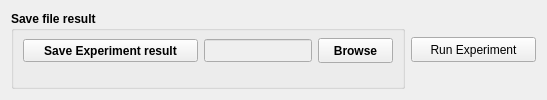
              <widget class="QWidget" name="page">
               <layout class="QHBoxLayout" name="horizontalLayout">
                <item>
                 <widget class="QGroupBox" name="gBoxSaveDataset_2">
                  <property name="minimumSize">
                   <size>
                    <width>0</width>
                    <height>60</height>
                   </size>
                  </property>
                  <property name="font">
                   <font>
                    <weight>75</weight>
                    <bold>true</bold>
                   </font>
                  </property>
                  <property name="title">
                   <string>Save file result</string>
                  </property>
                  <layout class="QGridLayout" name="gridLayout_5">
                   <property name="topMargin">
                    <number>0</number>
                   </property>
                   <property name="bottomMargin">
                    <number>16</number>
                   </property>
                   <item row="0" column="0">
                    <widget class="QPushButton" name="pButtonSaveResult">
                     <property name="minimumSize">
                      <size>
                       <width>175</width>
                       <height>23</height>
                      </size>
                     </property>
                     <property name="maximumSize">
                      <size>
                       <width>175</width>
                       <height>16777215</height>
                      </size>
                     </property>
                     <property name="font">
                      <font>
                       <italic>false</italic>
                      </font>
                     </property>
                     <property name="layoutDirection">
                      <enum>Qt::LeftToRight</enum>
                     </property>
                     <property name="text">
                      <string>Save Experiment result</string>
                     </property>
                    </widget>
                   </item>
                   <item row="0" column="2">
                    <widget class="QPushButton" name="pButtonBrowseSaveResult">
                     <property name="minimumSize">
                      <size>
                       <width>75</width>
                       <height>25</height>
                      </size>
                     </property>
                     <property name="maximumSize">
                      <size>
                       <width>75</width>
                       <height>25</height>
                      </size>
                     </property>
                     <property name="text">
                      <string>Browse</string>
                     </property>
                    </widget>
                   </item>
                   <item row="0" column="1">
                    <widget class="QLineEdit" name="lEditSaveResult">
                     <property name="enabled">
                      <bool>false</bool>
                     </property>
                     <property name="minimumSize">
                      <size>
                       <width>50</width>
                       <height>23</height>
                      </size>
                     </property>
                     <property name="maximumSize">
                      <size>
                       <width>250</width>
                       <height>16777215</height>
                      </size>
                     </property>
                     <property name="font">
                      <font>
                       <weight>50</weight>
                       <italic>true</italic>
                       <bold>false</bold>
                      </font>
                     </property>
                    </widget>
                   </item>
                  </layout>
                 </widget>
                </item>
                <item>
                 <widget class="QPushButton" name="pButtonRun">
                  <property name="minimumSize">
                   <size>
                    <width>125</width>
                    <height>25</height>
                   </size>
                  </property>
                  <property name="maximumSize">
                   <size>
                    <width>125</width>
                    <height>25</height>
                   </size>
                  </property>
                  <property name="text">
                   <string>Run Experiment</string>
                  </property>
                 </widget>
                </item>
               </layout>
              </widget>
